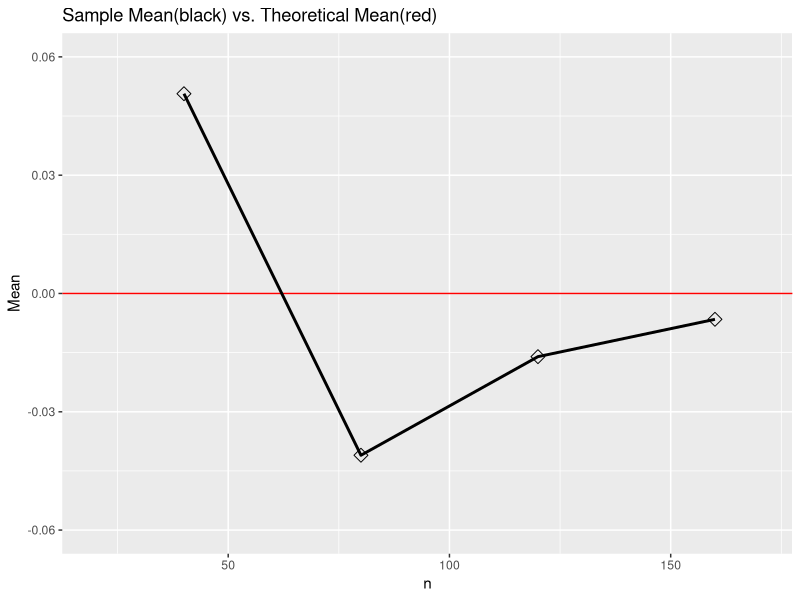
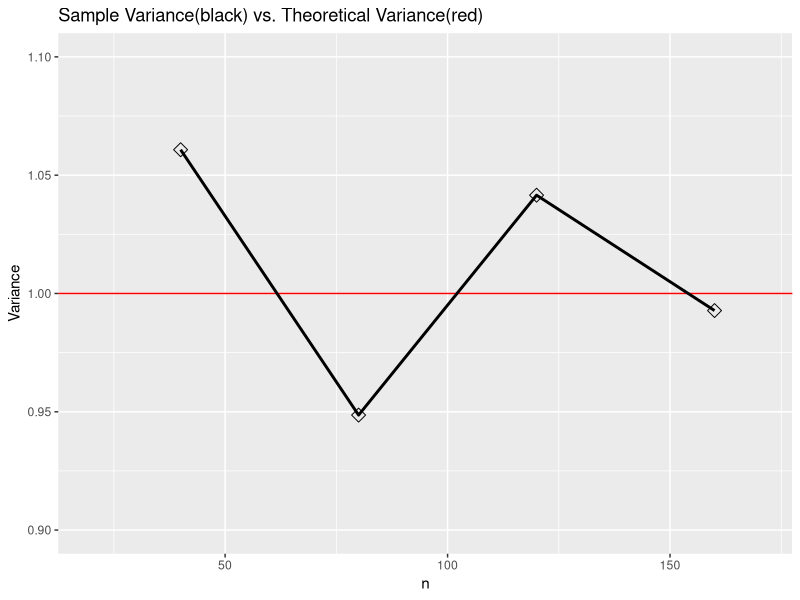
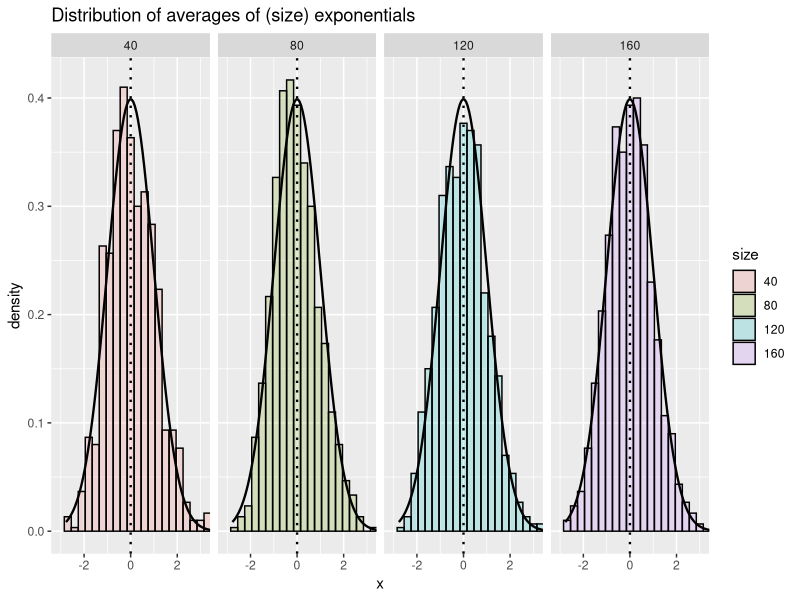

Here is the R script that generated these plots, in order:
## ---- chunk 1
Sys.setlocale("LC_ALL", "C")
require(ggplot2)
set.seed(19711004)
## ---- chunk 2
nosim = 1000
n = 40
clt_func <- function(x, n) sqrt(n) * (mean(x) - 5) / 5

dat <- data.frame(
  x = c(
    apply(matrix(rexp(n * nosim, 0.2), nrow = nosim), MARGIN = 1, clt_func, n),
    apply(matrix(rexp((2*n) * nosim, 0.2), nrow = nosim), MARGIN = 1, clt_func, (2*n)),
    apply(matrix(rexp((3*n) * nosim, 0.2), nrow = nosim), MARGIN = 1, clt_func, (3*n)),
    apply(matrix(rexp((4*n) * nosim, 0.2), nrow = nosim), MARGIN = 1, clt_func, (4*n))
    ),
  size = factor(rep(c(n, 2*n, 3*n, 4*n), rep(nosim, 4)))
  )
## ---- chunk 3

## ---- chunk 4

## ---- chunk 5

## ---- chunk 6
meanSims <- c(
    mean(dat[dat$size == n,]$x), 
    mean(dat[dat$size == (2*n),]$x), 
    mean(dat[dat$size == (3*n),]$x), 
    mean(dat[dat$size == (4*n),]$x)
    )
g <- ggplot(data.frame(x = c(n, 2*n, 3*n, 4*n), y = meanSims), aes(x = x, y = y)) 
g <- g + geom_hline(yintercept = 0, color = "red") + geom_line(size = 1) + geom_point(shape = 5, size = 3) 
g <- g + labs(x = "n", y = "Mean", title ="Sample Mean(black) vs. Theoretical Mean(red)")
g <- g + coord_cartesian(xlim= c(20,170), ylim=c(-0.06,0.06))
g
## ---- chunk 7
varianceSims <- c(
    sd(dat[dat$size == n,]$x)^2, 
    sd(dat[dat$size == (2*n),]$x)^2, 
    sd(dat[dat$size == (3*n),]$x)^2, 
    sd(dat[dat$size == (4*n),]$x)^2
    )
g <- ggplot(data.frame(x = c(n, 2*n, 3*n, 4*n), y = varianceSims), aes(x = x, y = y)) 
g <- g + geom_hline(yintercept = 1, color = "red") + geom_line(size = 1) + geom_point(shape = 5, size = 3) 
g <- g + labs(x = "n", y = "Variance", title ="Sample Variance(black) vs. Theoretical Variance(red)")
g <- g + coord_cartesian(xlim= c(20,170), ylim=c(0.9,1.1))
g
## ---- chunk 8
g <- ggplot(dat, aes(x = x, fill = size)) + geom_histogram(alpha = .20, binwidth=.3, colour = "black", aes(y = ..density..)) 
g <- g + stat_function(fun = dnorm, size = 0.8)
g <- g + geom_vline(xintercept=c(0,0), color="black", linetype="dotted", size = 0.8)
g <- g + coord_cartesian(xlim= c(-3.1,3.1)) + labs(title = "Distribution of averages of (size) exponentials")
g + facet_grid(. ~ size)
